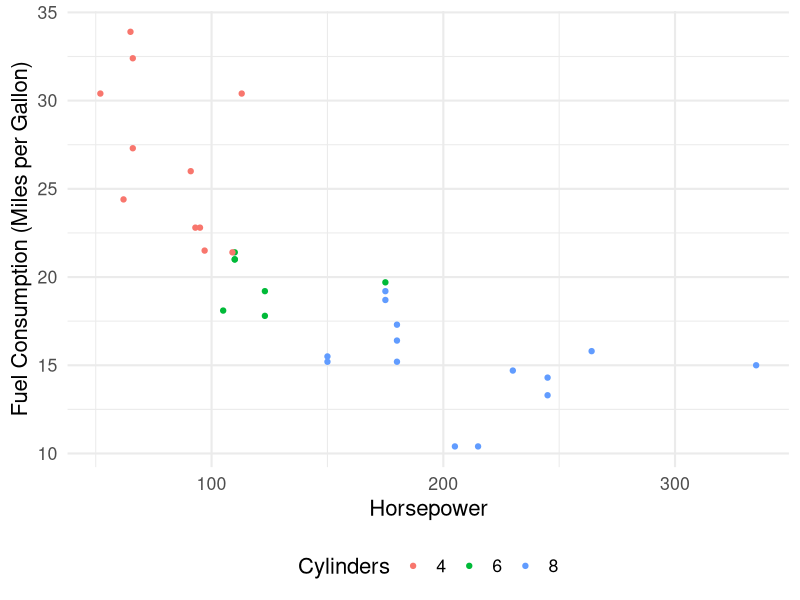

This chart was generated by the following R code: (Note: this script raises an error after producing the figure.)
## ---- chunk 1
knitr::knit_hooks$set(crop = knitr::hook_pdfcrop)

fw <- 4.8
fh <- 4.1

knitr::opts_chunk$set(
  echo = FALSE,
  warning = FALSE,
  message = FALSE,
  cache = FALSE,
  dev = "png",
  fig.width = fw,
  fig.height = fh,
  fig.align = "center",
  fig.retina = 3,
  dev.args = list(pointsize = 16),
  crop = TRUE
)

library(tidyverse)
library(kableExtra)

kable <- function(x, ...) {
  knitr::kable(x, escape = FALSE, linesep = "", booktabs = TRUE)
}

# library(RefManageR)
# BibOptions(check.entries = FALSE, 
#            bib.style = "authoryear",
#            style = "markdown",
#            dashed = TRUE)
# bib <- ReadBib("assets/references.bib")

if (!interactive()) {
  theme_set(theme_minimal(base_size = 16))
}

#xaringanExtra::use_search(show_icon = TRUE)

options(digits = 3)
## ---- chunk 2
library(ggplot2)

ggplot(mtcars, aes(hp, mpg, col = as.factor(cyl))) +
  geom_point() +
  labs(
    x = "Horsepower",
    y = "Fuel Consumption (Miles per Gallon)",
    color = "Cylinders"
  ) + 
  theme(legend.position = "bottom") 
## ---- chunk 3
library(tidyverse)
tab <- tribble(
  ~Skala, ~Exempel, ~Värden,
  "Nominal", "Kön", "Man/Kvinna",
  "Ordinal", "Utbildningsnivå", "Grundskola, Gymnasial, Högskola",
  "Intervall", "Temperatur i Celsius", "-1, 0, 1, 2",
  "Kvot", "Längd", "0, 0.5, 1, 1.5"
)
tab %>%
  knitr::kable()
## ---- chunk 4
knitr::include_graphics("images/titanic.png")
## ---- chunk 5
knitr::include_graphics("images/sheets-import.gif")
## ---- chunk 6
knitr::include_graphics("images/studio-import.gif")
## ---- chunk 7
ggplot(mtcars, aes(as.factor(cyl))) +
  geom_bar() +
  labs(x = "Cylinders", y = "Count")
## ---- chunk 8
knitr::include_graphics("images/stapeldiagram-typer.png")
## ---- chunk 9
knitr::include_graphics("images/stapeldiagram.png")
## ---- chunk 10
ggplot(mtcars, aes(mpg, hp)) +
  geom_point() +
  labs(x = "Horsepower", y = "Fuel Consumption")
## ---- chunk 11
ggplot(mtcars, aes(hp, mpg)) +
  geom_point() +
  labs(y = "Horsepower", x = "Fuel Consumption")
## ---- chunk 12
knitr::include_graphics("images/spridningsdiagram-mappings.png")
## ---- chunk 13
library(rnaturalearth)
library(sf)

bbox <- c(
  xmin = -8,
  xmax = 40,
  ymin = 35,
  ymax = 70
)

scandinavia <- ne_countries(scale = 50, returnclass = "sf")  %>%
  filter(admin %in% c("Sweden", "Norway", "Denmark", "Finland")) %>%
  mutate(gdp_per_capita = gdp_md_est/pop_est) %>%
  st_crop(bbox)

ggplot(scandinavia) +
  geom_sf(aes(fill = gdp_per_capita), col = "black") +
  coord_sf() +
  scale_fill_distiller(direction = 1) +
  labs(fill = "GDP/capita") +
  theme_void(base_size = 16) +
  theme(legend.position = c(0.1, 0.8))
## ---- chunk 14
centers <- st_point_on_surface(scandinavia)

ggplot(scandinavia) +
  geom_sf(col = "black") +
  geom_sf(data = centers, aes(size = gdp_per_capita), col = "dark orange") +
  scale_size(range = c(5, 10)) +
  coord_sf() +
  scale_fill_distiller(direction = 1) +
  labs(size = "GDP/capita") +
  theme_void(base_size = 16) +
  theme(legend.position = c(0.1, 0.8))
## ---- chunk 15
knitr::include_graphics("images/kartor-mappings.png")
